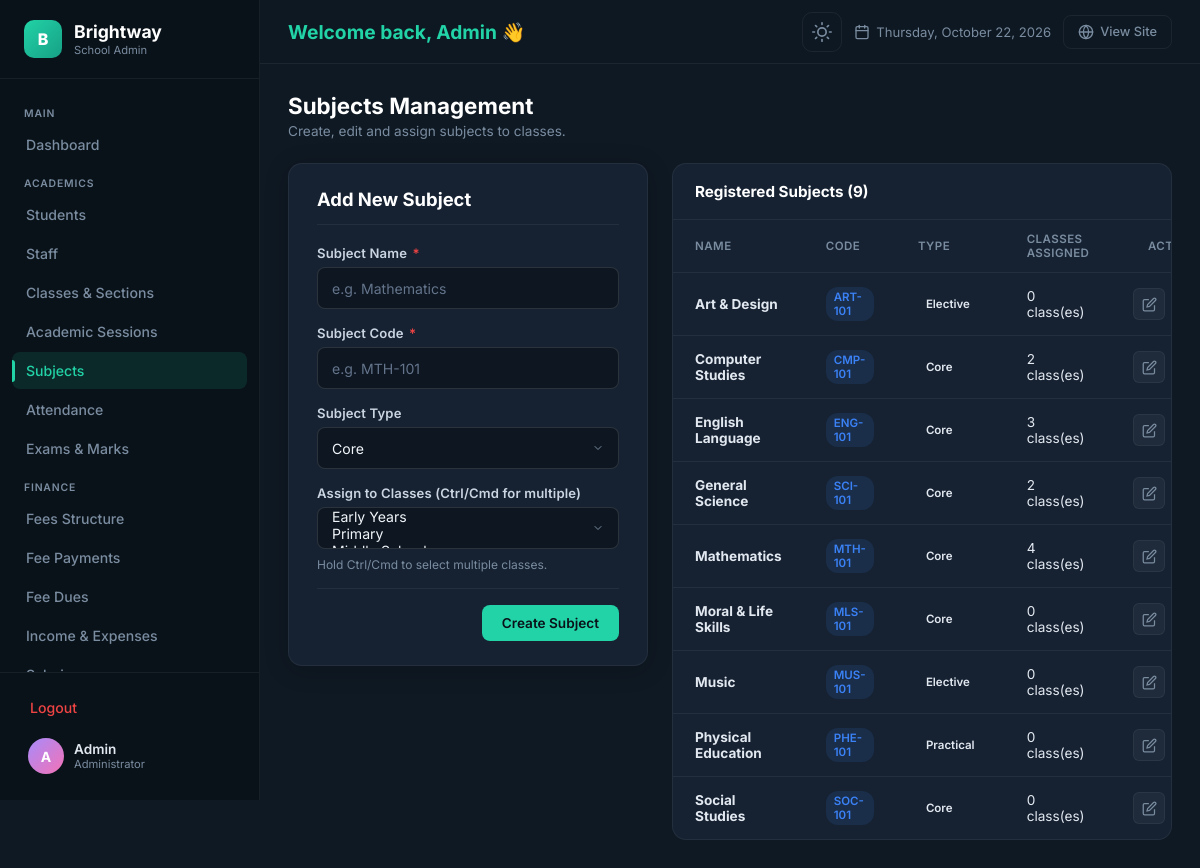
/admin/subjects.php (signed in), run on the app's committed database.
### tables this page shows
CREATE TABLE `subjects` (
  `id` INT AUTO_INCREMENT PRIMARY KEY,
  `subject_name` VARCHAR(100) NOT NULL,
  `subject_code` VARCHAR(20) NOT NULL UNIQUE,
  `subject_type` ENUM('core', 'elective', 'practical') NOT NULL DEFAULT 'core',
  `created_at` DATETIME NOT NULL DEFAULT CURRENT_TIMESTAMP
);

### admin/subjects.php (the view, shortened to what this page needs)
<?php
require_once __DIR__ . '/auth.php';
$edit_subject = null;
$subjects_list = [];
$res = mysqli_query($conn, "SELECT s.*, COUNT(cs.class_id) AS class_count FROM subjects s LEFT JOIN class_subjects cs ON s.id = cs.subject_id GROUP BY s.id ORDER BY s.subject_name ASC");
while ($r = mysqli_fetch_assoc($res)) $subjects_list[] = $r;
$classes = [];
$res = mysqli_query($conn, "SELECT id, class_name FROM classes ORDER BY numeric_grade ASC, class_name ASC");
while ($row = mysqli_fetch_assoc($res)) $classes[] = $row;
include __DIR__ . '/header.php';
?>
<div class="page-header">
    <div class="page-header__left">
        <h1 class="page-header__title">Subjects Management</h1>
        <p class="page-header__desc">Create, edit and assign subjects to classes.</p>
    </div>
</div>
<div class="dash-grid" style="grid-template-columns: 360px 1fr; align-items: start;">
    <div class="form-card animate-in">
        <div class="form-card__header"><h2 class="form-card__title"><?php echo $edit_subject ? 'Edit Subject' : 'Add New Subject'; ?></h2></div>
        <form method="POST" action="subjects.php">
            <div class="form-group" style="margin-bottom:16px;">
                <label class="form-label" for="subject_name">Subject Name <span class="required">*</span></label>
                <input type="text" id="subject_name" name="subject_name" class="form-control" value="<?php echo htmlspecialchars($edit_subject['subject_name'] ?? ($_POST['subject_name'] ?? '')); ?>" placeholder="e.g. Mathematics" required>
            </div>
            <div class="form-group" style="margin-bottom:16px;">
                <label class="form-label" for="subject_code">Subject Code <span class="required">*</span></label>
                <input type="text" id="subject_code" name="subject_code" class="form-control" value="<?php echo htmlspecialchars($edit_subject['subject_code'] ?? ($_POST['subject_code'] ?? '')); ?>" placeholder="e.g. MTH-101" required>
            </div>
            <div class="form-group" style="margin-bottom:16px;">
                <label class="form-label" for="subject_type">Subject Type</label>
                <select id="subject_type" name="subject_type" class="form-control" required>
                    <?php $types = ['core','elective','practical']; foreach ($types as $t): ?>
                        <option value="<?php echo $t; ?>" <?php echo (isset($edit_subject['subject_type']) && $edit_subject['subject_type'] === $t) || ($_POST['subject_type'] ?? '') === $t ? 'selected' : ''; ?>><?php echo ucfirst($t); ?></option>
                    <?php endforeach; ?>
                </select>
            </div>
            <div class="form-group" style="margin-bottom:16px;">
                <label class="form-label" for="class_ids">Assign to Classes (Ctrl/Cmd for multiple)</label>
                <select id="class_ids" name="class_ids[]" class="form-control" multiple size="5">
                    <?php foreach ($classes as $cls): ?>
                        <option value="<?php echo $cls['id']; ?>" <?php
                            $selected = false;
                            if ($edit_subject) $selected = in_array($cls['id'], $associated_classes ?? []);
                            else $selected = in_array($cls['id'], $_POST['class_ids'] ?? []);
                            echo $selected ? 'selected' : '';
                        ?>><?php echo htmlspecialchars($cls['class_name']); ?></option>
                    <?php endforeach; ?>
                </select>
                <small class="form-hint">Hold Ctrl/Cmd to select multiple classes.</small>
            </div>
            <div class="form-actions" style="margin-top:0;padding-top:16px;">
                <button type="submit" class="btn-admin btn-admin--primary"><?php echo $edit_subject ? 'Save Changes' : 'Create Subject'; ?></button>
            </div>
        </form>
    </div>
    <div class="panel animate-in">
        <div class="panel__header"><h3 class="panel__title">Registered Subjects (<?php echo count($subjects_list); ?>)</h3></div>
        <?php if (!empty($subjects_list)): ?>
            <div class="table-responsive"><table class="recent-table"><thead><tr><th>Name</th><th>Code</th><th>Type</th><th>Classes Assigned</th><th style="text-align:right;">Actions</th></tr></thead><tbody>
                <?php foreach ($subjects_list as $sub): ?>
                    <tr>
                        <td><strong><?php echo htmlspecialchars($sub['subject_name']); ?></strong></td>
                        <td><span class="badge badge--info"><?php echo htmlspecialchars($sub['subject_code']); ?></span></td>
                        <td><span class="badge badge--secondary"><?php echo htmlspecialchars($sub['subject_type']); ?></span></td>
                        <td><?php echo $sub['class_count']; ?> class(es)</td>
                        <td style="text-align:right;">
                            <div class="table-actions" style="justify-content:flex-end;">
                                <a href="subjects.php?action=edit&id=<?php echo $sub['id']; ?>" class="action-btn action-btn--edit" title="Edit Subject"><svg width="15" height="15" viewBox="0 0 24 24" fill="none" stroke="currentColor" stroke-width="2"><path d="M11 4H4a2 2 0 0 0-2 2v14a2 2 0 0 0 2 2h14a2 2 0 0 0 2-2v-7"/><path d="M18.5 2.5a2.121 2.121 0 0 1 3 3L12 15l-4 1 1-4 9.5-9.5z"/></svg></a>
                            </div>
                        </td>
                    </tr>
                <?php endforeach; ?>
            </tbody></table></div>
        <?php else: ?>
            <div class="empty-state"><p>No subjects registered yet.</p></div>
        <?php endif; ?>
    </div>
</div>
<?php include __DIR__ . '/footer.php'; ?>

### data on the page
subjects: subject_name "Art & Design", subject_code "ART-101", subject_type "Elective", class_count "0"
subjects: subject_name "Computer Studies", subject_code "CMP-101", subject_type "Core", class_count "2"
subjects: subject_name "English Language", subject_code "ENG-101", subject_type "Core", class_count "3"
subjects: subject_name "General Science", subject_code "SCI-101", subject_type "Core", class_count "2"
subjects: subject_name "Mathematics", subject_code "MTH-101", subject_type "Core", class_count "4"
subjects: subject_name "Moral & Life Skills", subject_code "MLS-101", subject_type "Core", class_count "0"
subjects: subject_name "Music", subject_code "MUS-101", subject_type "Elective", class_count "0"
subjects: subject_name "Physical Education", subject_code "PHE-101", subject_type "Practical", class_count "0"
subjects: subject_name "Social Studies", subject_code "SOC-101", subject_type "Core", class_count "0"

### other printed values
$admin_initial "A"
$admin_name "Admin"
count($subjects_list) "9"
form field subject_type "Core"
